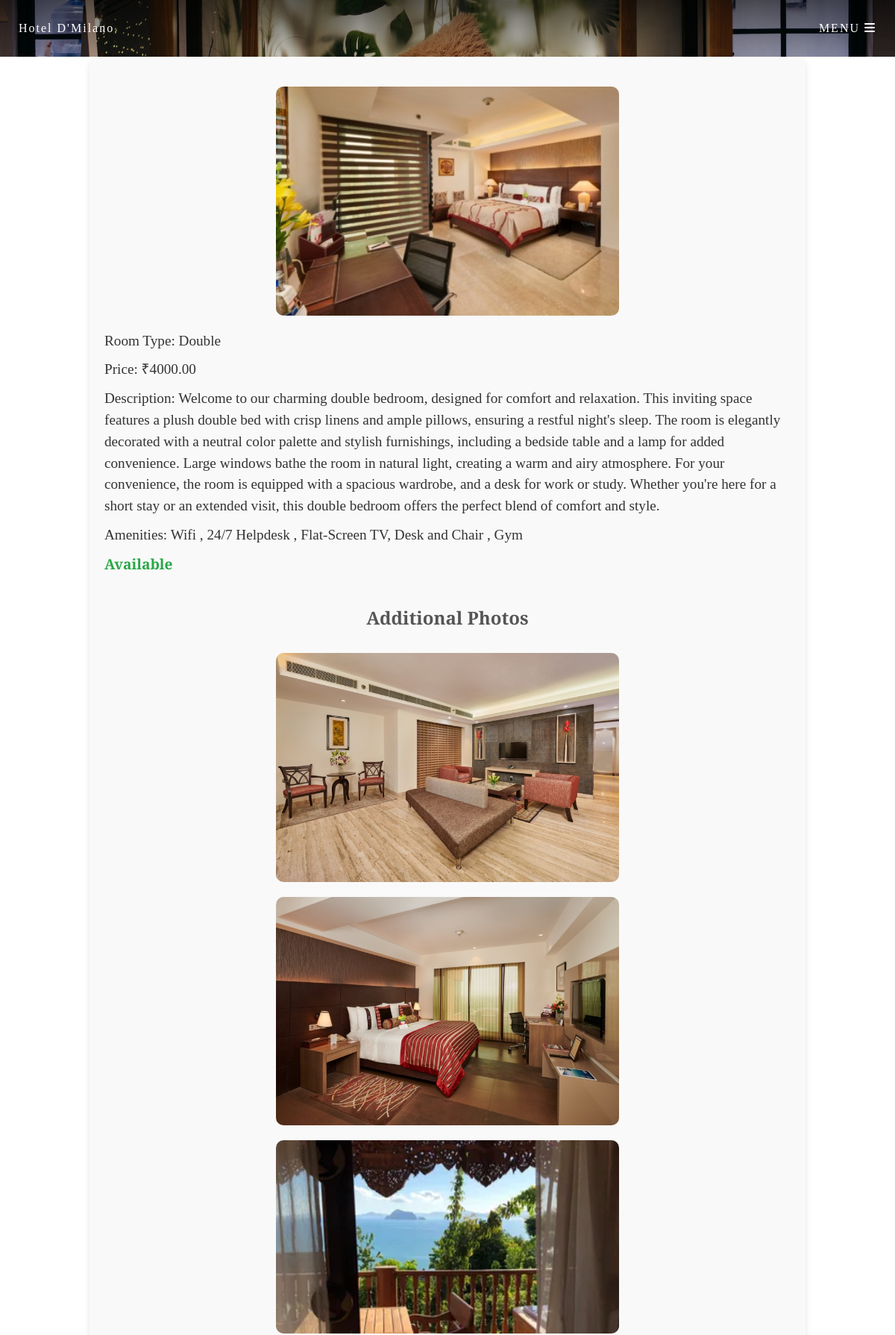
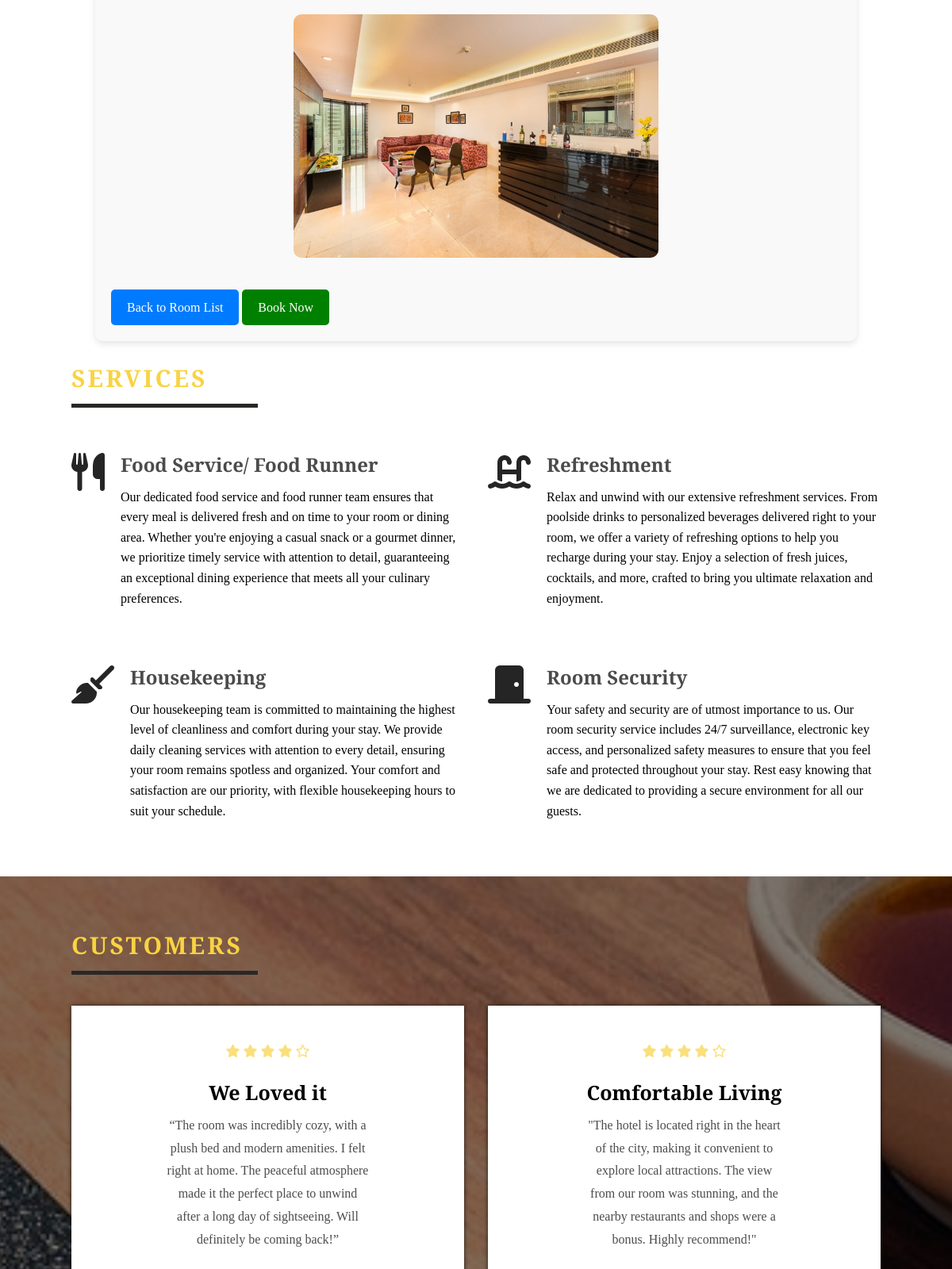
/rooms/3/ (upper part), run on the app's committed database (2 pictures, top to bottom).
### rooms/models.py (models this page shows, shortened)
class Room(models.Model):
    ROOM_TYPES = (
        ('Single', 'Single'),
        ('Double', 'Double'),
        ('Suite', 'Suite'),
    )
    room_number = models.CharField(max_length=10)
    room_type = models.CharField(max_length=10, choices=ROOM_TYPES)
    price = models.DecimalField(max_digits=6, decimal_places=2)
    photo = models.ImageField(upload_to='room_photos/',null=True, blank=True)
    amenities = models.TextField(null=True, blank=True)
    description = models.TextField(null=True, blank=True)
    is_available = models.BooleanField(default=True)

class RoomImage(models.Model):
    room = models.ForeignKey(Room, related_name='images', on_delete=models.CASCADE)
    image = models.ImageField(upload_to='room_photos/additional/',null=True, blank=True)

### rooms/views.py (the view)
# urls.py: path('<int:room_id>/', views.room_detail, name='room_detail'),
def room_detail(request, room_id):
    room = get_object_or_404(Room, id=room_id)
    return render(request, '../templates/rooms/room_detail.html', {'room': room})

### templates/rooms/room_detail.html
{% extends 'base.html' %}
{% block content %}
    <div class="room-details">
    {% if room.photo %}
        <img src="{{ room.photo.url }}" alt="Room Primary Photo"  >
    {% endif %}
        <p>Room Type: {{ room.room_type }}</p>
        <p>Price: ₹{{ room.price }}</p>
        <p>Description: {{ room.description }}</p>
    <p>Amenities: {{ room.amenities }}</p>
        <p>{% if room.is_available %}Available{% else %}Booked{% endif %}</p>
        <h2>Additional Photos</h2>
    {% for image in room.images.all %}
        <img src="{{ image.image.url }}" alt="Room Photo" >
    {% endfor %}
        <a href="{% url 'room_list' %}">Back to Room List</a>
        <a href="{% url 'create_booking' %}" style="background: green">Book Now</a>
    </div>
{% endblock %}

### rooms/static/style.css (style rules this page uses)
body { font-family: Arial, sans-serif; }
a { text-decoration: none; color: inherit; }
.room-details { width: 80%; margin: 0 auto; padding: 20px; background-color: #f9f9f9; border-radius: 10px; box-shadow: 0 4px 8px rgba(0, 0, 0, 0.1); }
.room-details img { display: block; margin: 20px auto; max-width: 50%; height: auto; border-radius: 10px; }
.room-details p { font-size: 1.2rem; color: #333; line-height: 1.5; margin: 10px 0; }
.room-details p:last-of-type { font-weight: bold; color: #28a745; }
.room-details h2 { font-size: 1.5rem; margin-top: 30px; color: #555; text-align: center; }
.room-details a { display: inline-block; margin-top: 20px; padding: 10px 20px; background-color: #007bff; color: white; text-decoration: none; border-radius: 5px; text-align: center; }

### rooms/static/main.css (style rules this page uses)
:root { --transition: all 0.7s ease; --yellow: #f9d342; --dark: #292826; }
* { box-sizing: border-box; padding: 0; margin: 0; font-family: 'Playfair Display', serif; }
html { scroll-behavior: smooth; }
body { line-height: 1.6; }
h1, h2, h3, h4, h5, h6 { padding: 8px 0; }
a { text-decoration: none; color: inherit; }
img { width: 100%; display: block; }

### data on the page
Room: photo (picture), room_type "Double", price "4000.00", description "Welcome to our charming double bedroom, designed for comfort and relaxation. This inviting space features a plush double bed with crisp linens and ample pillows, ensuring a restful night's sleep. The room is elegantly decorated with a neutral color palette and stylish furnishings, including a bedside table and a lamp for added convenience. Large windows bathe the room in natural light, creating a warm and airy atmosphere. For your convenience, the room is equipped with a spacious wardrobe, and a desk for work or study. Whether you're here for a short stay or an extended visit, this double bedroom offers the perfect blend of comfort and style.", amenities "Wifi , 24/7 Helpdesk , Flat-Screen TV, Desk and Chair , Gym"
RoomImage: image (picture)
RoomImage: image (picture)
RoomImage: image (picture)
RoomImage: image (picture)
